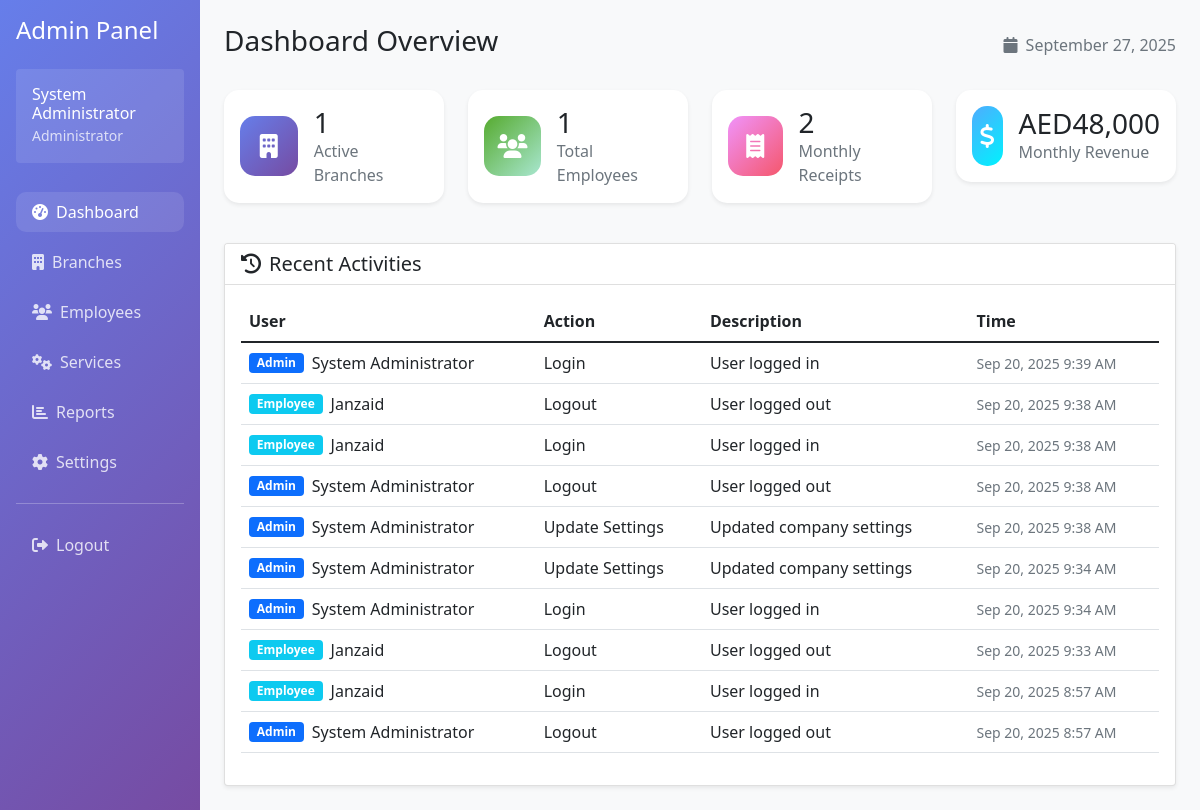
/admin/dashboard.php (signed in), run on an earlier commit of the app's database.
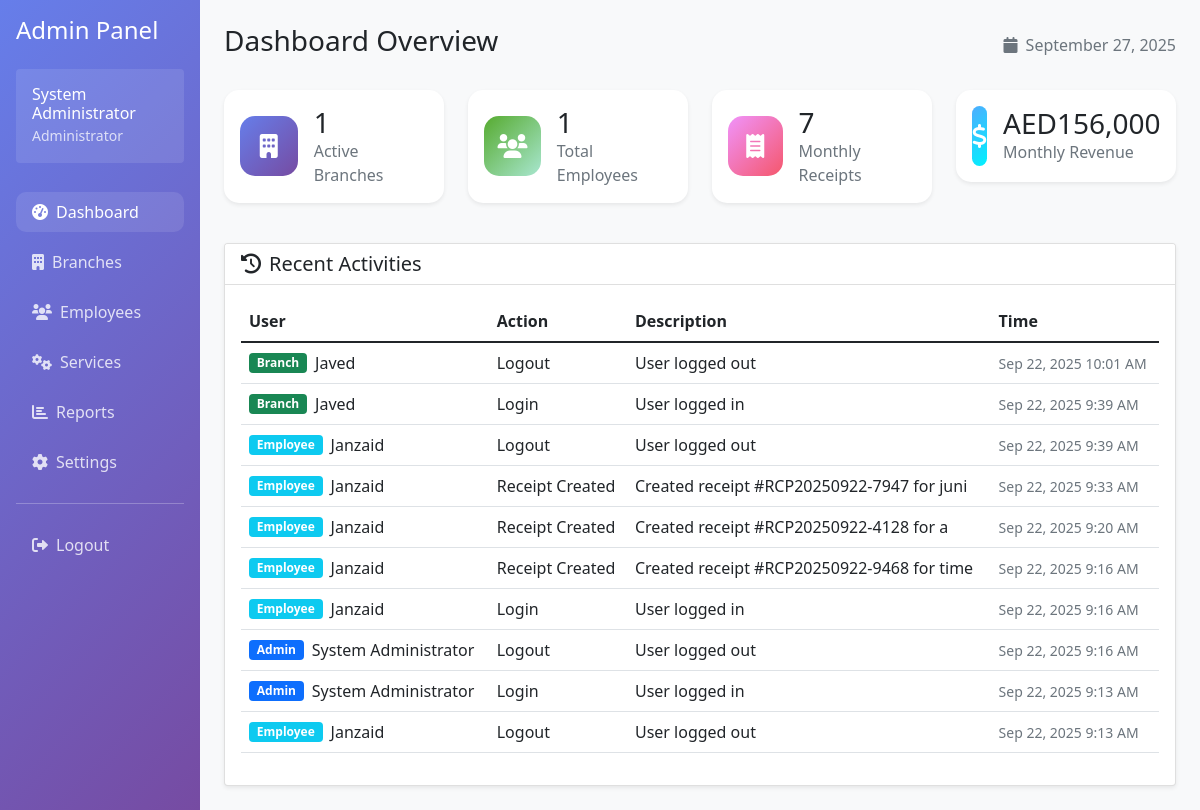
And on a later commit of the database.
### tables this page shows
CREATE TABLE settings (
            id INTEGER PRIMARY KEY AUTOINCREMENT,
            setting_key VARCHAR(100) UNIQUE NOT NULL,
            setting_value TEXT,
            updated_at DATETIME DEFAULT CURRENT_TIMESTAMP
        );

CREATE TABLE activity_logs (
            id INTEGER PRIMARY KEY AUTOINCREMENT,
            user_type TEXT NOT NULL CHECK (user_type IN ('admin', 'branch', 'employee')),
            user_id INTEGER NOT NULL,
            action VARCHAR(100) NOT NULL,
            description TEXT,
            ip_address VARCHAR(45),
            created_at DATETIME DEFAULT CURRENT_TIMESTAMP
        );

### includes/currency_helper.php (called while the page is built)
<?php
function getCurrencySymbol($currency_code = 'USD') {
    $symbols = [
        'USD' => '$',
        'AED' => 'AED',
        'PKR' => '₨',
        'INR' => '₹',
        'EUR' => '€'
    ];
    return $symbols[$currency_code] ?? '$';
}
function formatCurrency($amount, $currency_code = 'USD') {
    $symbol = getCurrencySymbol($currency_code);
    return $symbol . number_format($amount, 0);
}
function getCurrentCurrency($db) {
    try {
        $stmt = $db->query("SELECT setting_value FROM settings WHERE setting_key = 'currency' LIMIT 1");
        $currency_result = $stmt->fetch(PDO::FETCH_ASSOC);
        return $currency_result ? $currency_result['setting_value'] : 'USD';
    } catch (Exception $e) {
        return 'USD';
    }
}
?>

### admin/dashboard.php (the view, shortened to what the changed rows need)
<?php
require_once '../includes/currency_helper.php';
$database = new Database();
$db = $database->getConnection();
$stats = [];
$stmt = $db->query("SELECT COUNT(*) as count FROM branches WHERE status = 'active'");
$stats['branches'] = $stmt->fetch(PDO::FETCH_ASSOC)['count'];
$stmt = $db->query("SELECT COUNT(*) as count FROM employees WHERE status = 'active'");
$stats['employees'] = $stmt->fetch(PDO::FETCH_ASSOC)['count'];
$stmt = $db->query("SELECT COUNT(*) as count, COALESCE(SUM(total_amount), 0) as total FROM receipts WHERE strftime('%Y-%m', created_at) = strftime('%Y-%m', 'now')");
$monthly_data = $stmt->fetch(PDO::FETCH_ASSOC);
$stats['monthly_receipts'] = $monthly_data['count'];
$stats['monthly_revenue'] = $monthly_data['total'];
$current_currency = getCurrentCurrency($db);
$stmt = $db->prepare("SELECT al.*,
    CASE
        WHEN al.user_type = 'admin' THEN a.full_name
        WHEN al.user_type = 'branch' THEN b.manager_full_name
        WHEN al.user_type = 'employee' THEN e.full_name
    END as user_name
    FROM activity_logs al
    LEFT JOIN admin a ON al.user_type = 'admin' AND al.user_id = a.id
    LEFT JOIN branches b ON al.user_type = 'branch' AND al.user_id = b.id
    LEFT JOIN employees e ON al.user_type = 'employee' AND al.user_id = e.id
    ORDER BY al.created_at DESC LIMIT 10");
$stmt->execute();
$recent_activities = $stmt->fetchAll(PDO::FETCH_ASSOC);
?>
<!DOCTYPE html>
<html lang="en">
<head>
    <link href="https://cdn.jsdelivr.net/npm/bootstrap@5.1.3/dist/css/bootstrap.min.css" rel="stylesheet">
    <link href="https://cdnjs.cloudflare.com/ajax/libs/font-awesome/6.0.0/css/all.min.css" rel="stylesheet">
</head>
<body>
    <div class="container-fluid">
        <div class="row">
            <div class="col-md-9 col-lg-10 p-4">
                <div class="d-flex justify-content-between align-items-center mb-4">
                    <h1 class="h3">Dashboard Overview</h1>
                </div>
                <div class="row mb-4">
                    <div class="col-md-3 mb-3">
                        <div class="card stat-card shadow-sm">
                            <div class="card-body d-flex align-items-center">
                                <div>
                                    <h3 class="mb-0"><?= $stats['monthly_receipts'] ?></h3>
                                    <p class="text-muted mb-0">Monthly Receipts</p>
                                </div>
                            </div>
                        </div>
                    </div>
                    <div class="col-md-3 mb-3">
                        <div class="card stat-card shadow-sm">
                            <div class="card-body d-flex align-items-center">
                                <div>
                                    <h3 class="mb-0"><?= formatCurrency($stats['monthly_revenue'], $current_currency) ?></h3>
                                    <p class="text-muted mb-0">Monthly Revenue</p>
                                </div>
                            </div>
                        </div>
                    </div>
                </div>
                <div class="row">
                    <div class="col-12">
                        <div class="card shadow-sm">
                            <div class="card-body">
                                <?php if (empty($recent_activities)): ?>
                                    <div class="text-center text-muted py-4">
                                        <i class="fas fa-inbox fa-3x mb-3"></i>
                                        <p>No recent activities found</p>
                                    </div>
                                <?php else: ?>
                                    <div class="table-responsive">
                                        <table class="table table-hover">
                                            <thead>
                                                <tr>
                                                    <th>User</th>
                                                    <th>Action</th>
                                                    <th>Description</th>
                                                    <th>Time</th>
                                                </tr>
                                            </thead>
                                            <tbody>
                                                <?php foreach ($recent_activities as $activity): ?>
                                                    <tr>
                                                        <td>
                                                            <div class="d-flex align-items-center">
                                                                <span class="badge bg-<?=
                                                                    $activity['user_type'] === 'admin' ? 'primary' :
                                                                    ($activity['user_type'] === 'branch' ? 'success' : 'info')
                                                                ?> me-2">
                                                                    <?= ucfirst($activity['user_type']) ?>
                                                                </span>
                                                                <?= htmlspecialchars($activity['user_name'] ?? 'Unknown') ?>
                                                            </div>
                                                        </td>
                                                        <td><?= htmlspecialchars($activity['action']) ?></td>
                                                        <td><?= htmlspecialchars($activity['description']) ?></td>
                                                        <td>
                                                            <small class="text-muted">
                                                                <?= date('M j, Y g:i A', strtotime($activity['created_at'])) ?>
                                                            </small>
                                                        </td>
                                                    </tr>
                                                <?php endforeach; ?>
                                            </tbody>
                                        </table>
                                    </div>
                                <?php endif; ?>
                            </div>
                        </div>
                    </div>
                </div>
            </div>
        </div>
    </div>
</body>
</html>

What changed in the data, as far as the page shows it:
removed settings: setting_value "AED48,000"
no longer on this page (row unchanged): activity_logs: user_type "Admin", user_name "System Administrator", action "Login", description "User logged in", created_at "Sep 20, 2025 9:39 AM"
no longer on this page (row unchanged): activity_logs: user_type "Employee", user_name "Janzaid", action "Logout", description "User logged out", created_at "Sep 20, 2025 9:38 AM"
no longer on this page (row unchanged): activity_logs: user_type "Employee", user_name "Janzaid", action "Login", description "User logged in", created_at "Sep 20, 2025 9:38 AM"
no longer on this page (row unchanged): activity_logs: user_type "Admin", user_name "System Administrator", action "Logout", description "User logged out", created_at "Sep 20, 2025 9:38 AM"
no longer on this page (row unchanged): activity_logs: user_type "Admin", user_name "System Administrator", action "Update Settings", description "Updated company settings", created_at "Sep 20, 2025 9:38 AM"
no longer on this page (row unchanged): activity_logs: user_type "Admin", user_name "System Administrator", action "Update Settings", description "Updated company settings", created_at "Sep 20, 2025 9:34 AM"
no longer on this page (row unchanged): activity_logs: user_type "Admin", user_name "System Administrator", action "Login", description "User logged in", created_at "Sep 20, 2025 9:34 AM"
no longer on this page (row unchanged): activity_logs: user_type "Employee", user_name "Janzaid", action "Logout", description "User logged out", created_at "Sep 20, 2025 9:33 AM"
no longer on this page (row unchanged): activity_logs: user_type "Employee", user_name "Janzaid", action "Login", description "User logged in", created_at "Sep 20, 2025 8:57 AM"
no longer on this page (row unchanged): activity_logs: user_type "Admin", user_name "System Administrator", action "Logout", description "User logged out", created_at "Sep 20, 2025 8:57 AM"
added settings: setting_value "AED156,000"
added activity_logs: user_type "Branch", user_name "Javed", action "Logout", description "User logged out", created_at "Sep 22, 2025 10:01 AM"
added activity_logs: user_type "Branch", user_name "Javed", action "Login", description "User logged in", created_at "Sep 22, 2025 9:39 AM"
added activity_logs: user_type "Employee", user_name "Janzaid", action "Logout", description "User logged out", created_at "Sep 22, 2025 9:39 AM"
added activity_logs: user_type "Employee", user_name "Janzaid", action "Receipt Created", description "Created receipt #RCP20250922-7947 for juni", created_at "Sep 22, 2025 9:33 AM"
added activity_logs: user_type "Employee", user_name "Janzaid", action "Receipt Created", description "Created receipt #RCP20250922-4128 for a", created_at "Sep 22, 2025 9:20 AM"
added activity_logs: user_type "Employee", user_name "Janzaid", action "Receipt Created", description "Created receipt #RCP20250922-9468 for time", created_at "Sep 22, 2025 9:16 AM"
added activity_logs: user_type "Employee", user_name "Janzaid", action "Login", description "User logged in", created_at "Sep 22, 2025 9:16 AM"
added activity_logs: user_type "Admin", user_name "System Administrator", action "Logout", description "User logged out", created_at "Sep 22, 2025 9:16 AM"
added activity_logs: user_type "Admin", user_name "System Administrator", action "Login", description "User logged in", created_at "Sep 22, 2025 9:13 AM"
added activity_logs: user_type "Employee", user_name "Janzaid", action "Logout", description "User logged out", created_at "Sep 22, 2025 9:13 AM"
Also different on the page:
$stats['monthly_receipts']: "2" → "7"
